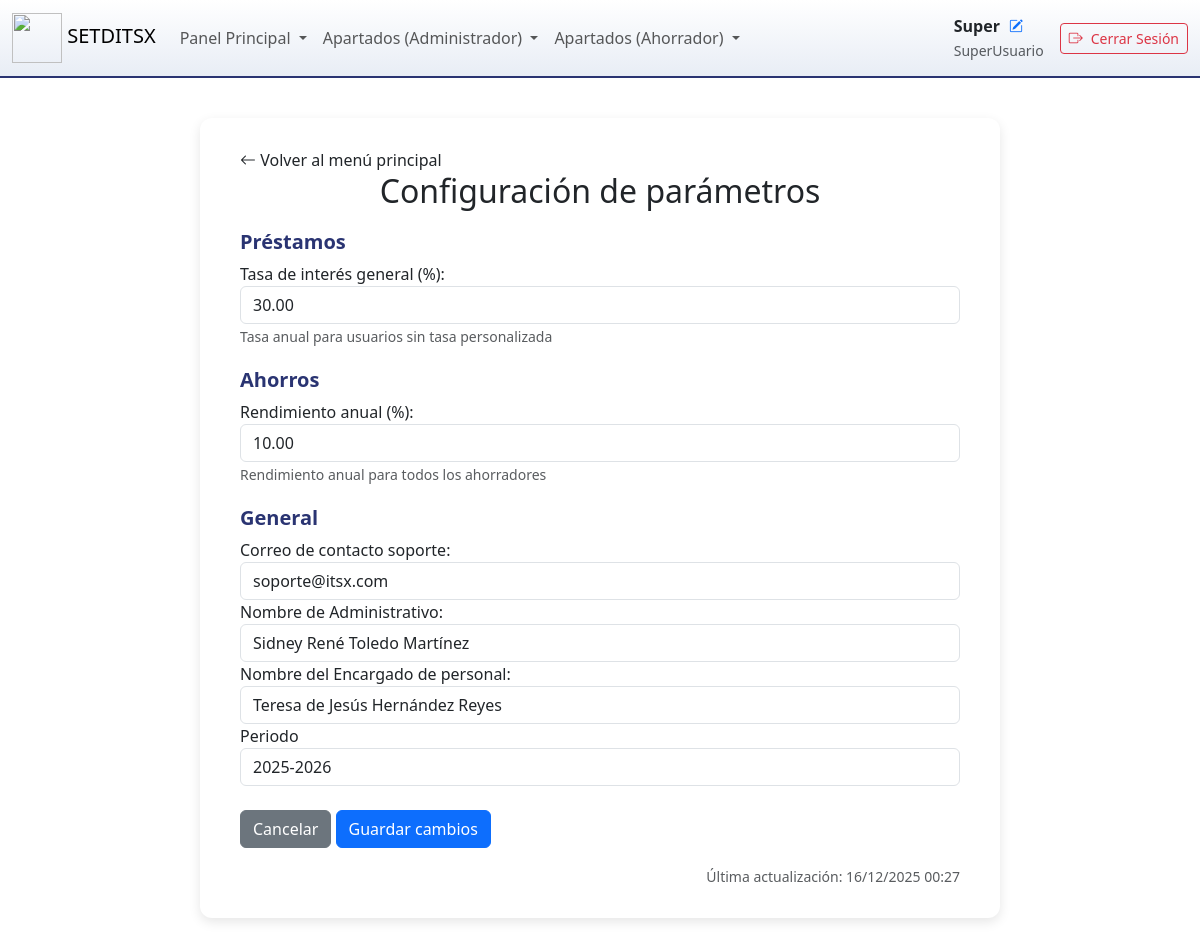
/SuperUsuario/parametros.php (signed in), run on the app's committed database.
### tables this page shows
CREATE TABLE IF NOT EXISTS datos_sistema (
    id_datos INT NOT NULL AUTO_INCREMENT,
    nombre_director VARCHAR(200) DEFAULT NULL,
    periodo VARCHAR(50) DEFAULT NULL,
    nombre_enc_personal VARCHAR(200) DEFAULT NULL,
    PRIMARY KEY (id_datos)
);

### includes/user_functions.php (called while the page is built, shortened)
<?php
function get_user_name() {
    return htmlspecialchars($_SESSION['nombre']);
}
function get_user_role_text() {
    $roles = [
        1 => 'Ahorrador',
        2 => 'Administrador',
        3 => 'SuperUsuario'
    ];
    return isset($roles[$_SESSION['id_rol']]) ? $roles[$_SESSION['id_rol']] : 'Usuario';
}
?>

### includes/parametros_functions.php (called while the page is built, shortened)
<?php
function obtener_parametros_sistema() {
    global $pdo;
    try {
        $sql = "SELECT
                    nombre_director,
                    periodo,
                    nombre_enc_personal,
                    tasa_interes_general,
                    rendimiento_anual_ahorros,
                    correo_soporte,
                    fecha_actualizacion,
                    usuario_actualizacion
                FROM datos_sistema
                WHERE id_datos = 1
                LIMIT 1";
        $stmt = $pdo->query($sql);
        if ($stmt && $stmt->rowCount() > 0) {
            return $stmt->fetch(PDO::FETCH_ASSOC);
        }
    } catch (PDOException $e) {
        error_log("Error obteniendo parámetros: " . $e->getMessage());
    }
    return [
        'nombre_director' => 'Administrativo en Cargo',
        'periodo' => '2025-2026',
        'nombre_enc_personal' => 'Administrativo en Cargo',
        'tasa_interes_general' => 30.00,
        'rendimiento_anual_ahorros' => 5.00,
        'correo_soporte' => 'soporte@itsx.com',
        'fecha_actualizacion' => null,
        'usuario_actualizacion' => null
    ];
}
?>

### SuperUsuario/parametros.php (the view, shortened to what this page needs)
<?php
$parametros = obtener_parametros_sistema();
?>
<!DOCTYPE html>
<html lang="es">
<head>
    <link rel="stylesheet" href="../css/Super.css">
    <link rel="stylesheet" href="../css/bootstrap/bootstrap.min.css">
    <link rel="stylesheet" href="../css/bootstrap-icons/font/bootstrap-icons.css">
</head>
<body>
    <nav class="navbar navbar-expand-lg navbar-light bg-light header">
        <div class="container-fluid">
            <a class="navbar-brand" href="../SuperUsuario/inicio.php">
                <img src="../img/NewLogo - 1.png" width="50" height="50" class="d-inline-block align-items-center"
                    alt=""> SETDITSX
            </a>
            <div class="collapse navbar-collapse" id="navbarSupportedContent">
                <ul class="navbar-nav me-auto mb-2 mb-lg-0">
                    <li class="nav-item dropdown">
                        <a class="nav-link dropdown-toggle" href="#" id="navbarDropdown" role="button"
                            data-bs-toggle="dropdown" aria-expanded="false">
                            Panel Principal
                        </a>
                    </li>
                    <li class="nav-item dropdown">
                        <a class="nav-link dropdown-toggle" href="#" id="navbarDropdown" role="button"
                            data-bs-toggle="dropdown" aria-expanded="false">
                            Apartados (Administrador)
                        </a>
                    </li>
                    <li class="nav-item dropdown">
                        <a class="nav-link dropdown-toggle" href="#" id="navbarDropdown" role="button"
                            data-bs-toggle="dropdown" aria-expanded="false">
                            Apartados (Ahorrador)
                        </a>
                    </li>
                </ul>
            </div>
            <div class="d-flex align-items-center gap-3">
                <div class="user-details text-end d-none d-md-block">
                    <div class="d-flex align-items-center gap-2">
                        <p class="user-name mb-0 fw-bold"><?php echo htmlspecialchars(get_user_name()); ?></p>
                        <?php if ($_SESSION['id_rol'] == 3):  ?>
                        <a href="../SuperUsuario/editar_perfil.php" class="btn btn-link btn-sm p-0"
                            title="Editar perfil">
                            <i class="bi bi-pencil-square text-primary"></i>
                        </a>
                        <?php endif; ?>
                    </div>
                    <small class="text-muted"><?php echo htmlspecialchars(get_user_role_text()); ?></small>
                </div>
                <a href="../logout.php" class="btn btn-outline-danger btn-sm d-flex align-items-center gap-2">
                    <i class="bi bi-box-arrow-right"></i> Cerrar Sesión
                </a>
            </div>
        </div>
    </nav>
    <div class="card-form">
        <div class="nav-actions">
            <a href="../SuperUsuario/inicio.php" class="nav-link">
                <i class="bi bi-arrow-left"></i> Volver al menú principal
            </a>
        </div>
        <h2>Configuración de parámetros</h2>
        <form method="POST" action="">
            <div class="parameter-group">
                <h5 class="section-title">Préstamos</h5>
                <div class="parameter-item">
                    <div class="col-md-6">Tasa de interés general (%):</div>
                    <input type="number" name="tasa_general" class="form-control" step="0.01" min="0.01" max="100"
                        value="<?php echo htmlspecialchars($parametros['tasa_interes_general']); ?>" required>
                    <small class="text-muted">Tasa anual para usuarios sin tasa personalizada</small>
                </div>
            </div>
            <div class="parameter-group">
                <h5 class="section-title">Ahorros</h5>
                <div class="parameter-item">
                    <div class="col-md-6">Rendimiento anual (%):</div>
                    <input type="number" name="rendimiento" class="form-control" step="0.01" min="0.01" max="100"
                        value="<?php echo htmlspecialchars($parametros['rendimiento_anual_ahorros']); ?>" required>
                    <small class="text-muted">Rendimiento anual para todos los ahorradores</small>
                </div>
            </div>
            <div class="parameter-group">
                <h5 class="section-title">General</h5>
                <div class="parameter-item">
                    <div class="col-md-6">Correo de contacto soporte:</div>
                    <input type="email" name="correo_soporte" class="form-control"
                        value="<?php echo htmlspecialchars($parametros['correo_soporte']); ?>" required>
                </div>
                <div class="parameter-item">
                    <div class="col-md-6">Nombre de Administrativo:</div>
                    <input type="text" name="nombre_director" class="form-control"
                        value="<?php echo htmlspecialchars($parametros['nombre_director']); ?>" required>
                </div>
                <div class="parameter-item">
                    <div class="col-md-6">Nombre del Encargado de personal:</div>
                    <input type="text" name="nombre_enc_personal" class="form-control"
                        value="<?php echo htmlspecialchars($parametros['nombre_enc_personal']); ?>" required>
                </div>
                <div class="parameter-item">
                    <div class="col-md-6">Periodo</div>
                    <input type="text" name="periodo" class="form-control"
                        value="<?php echo htmlspecialchars($parametros['periodo']); ?>" required>
                </div>
            </div>
            <br>
            <div class="action-buttons">
                <a href="../SuperUsuario/inicio.php" class="btn btn-secondary">Cancelar</a>
                <button type="submit" class="btn btn-primary">Guardar cambios</button>
            </div>
        </form>
        <?php if (!empty($parametros['fecha_actualizacion'])): ?>
        <div class="mt-3 text-end text-muted">
            <small>
                Última actualización: <?php echo date('d/m/Y H:i', strtotime($parametros['fecha_actualizacion'])); ?>
            </small>
        </div>
        <?php endif; ?>
    </div>
</body>
</html>

### css/Super.css (style rules this page uses)
body { background: #f5f7fa; font-family: Arial, sans-serif; }
.header { background: linear-gradient(to bottom, #ffffff, #e8edf5); padding: 20px 40px; border-bottom: 2px solid #2a3472; }
.card-form { max-width: 800px; margin: 40px auto; background: white; border-radius: 12px; padding: 30px 40px; box-shadow: 0 4px 12px rgba(0,0,0,0.1); }
h2 { text-align: center; font-weight: bold; color: #2a3472; margin-bottom: 25px; }
.section-title { font-weight: bold; color: #2a3472; margin-top: 20px; }
.user-details { display: flex; flex-direction: column; align-items: flex-end; }
.user-name { font-weight: 500; margin: 0; }

### data on the page
datos_sistema: tasa_general "30.00", rendimiento "10.00", correo_soporte "soporte@itsx.com", nombre_director "Sidney René Toledo Martínez", nombre_enc_personal "Teresa de Jesús Hernández Reyes", periodo "2025-2026", fecha_actualizacion "16/12/2025 00:27"

### other printed values
get_user_name() "Super"
get_user_role_text() "SuperUsuario"
